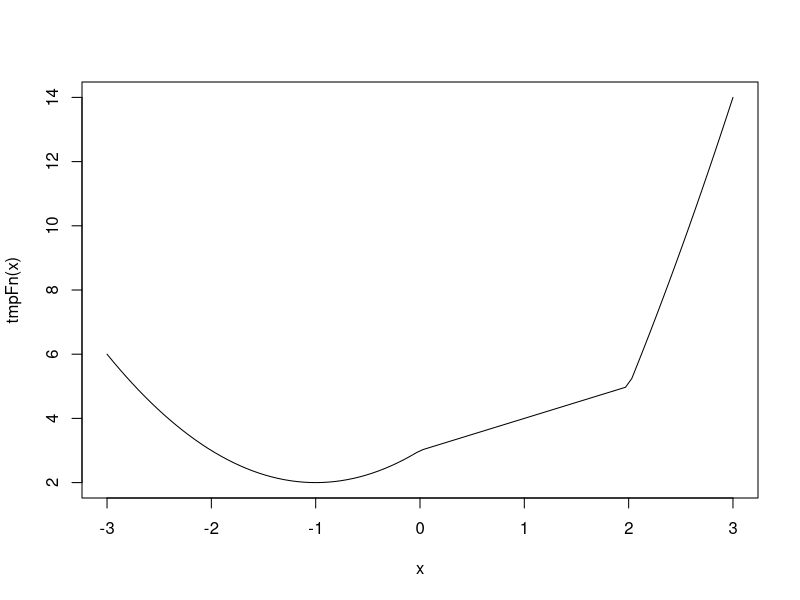
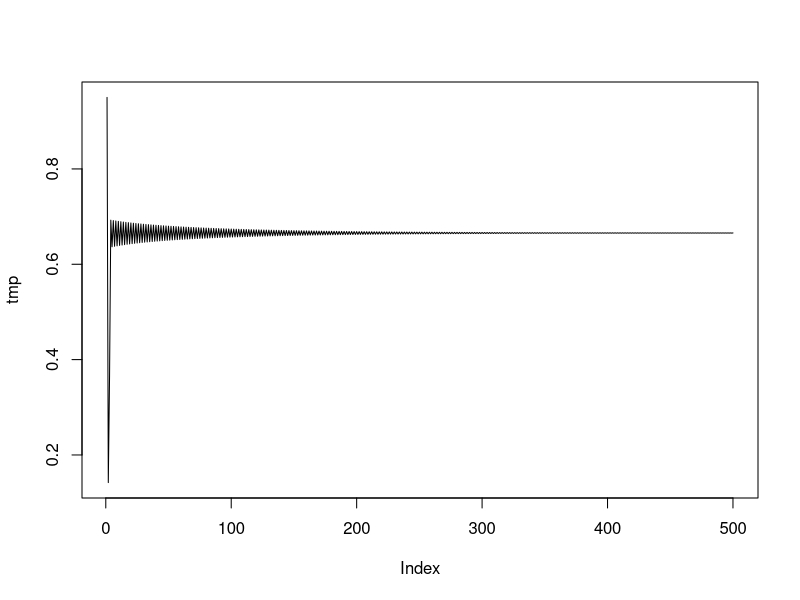
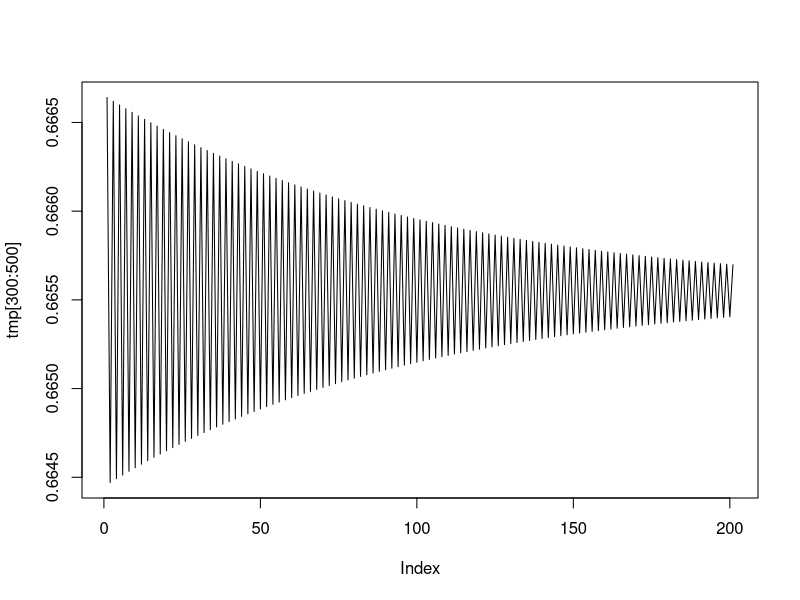

Reproduce these figures in R, in order.

#1.a

tmpFn1 <- function(xVec){ 
  
  return(xVec ^ (1 : length(xVec)))
  
}


tmpFn2 <- function(xVec){
  
  return((xVec ^ (1 : length(xVec))) / (1 : length(xVec)))
  
  }


#1.b

tmpFn3 <- function(x, n){
  
  return (1 + sum(x ^ (1 : n) / (1 : n)))
  
}

#2

tmpFn <- function(xVec){
 
 x <- xVec
  
 y <- c(1 : (length(x) - 2)) 
 
 for(i in 1 : (length(x) - 2)) {
   
   y[i] <- (x[i] + x[i + 1] + x[i + 2]) / 3 }
  
  return(y)
}

tmpFn(c(1 : 5, 6 : 1))

#or

tmpFn <- function(xVec)
{
   n  <- length(xVec)
   
   (xVec[1 : (n - 2)] + xVec[2 : (n - 1)] + xVec[3 : n]) / 3
   
   
}

tmpFn(c(1 : 5, 6 : 1))

#3

tmpFn <- function(xVec){

    ifelse(xVec < 0, xVec ^ 2 + 2 * xVec + 3, ifelse(xVec > 2, xVec ^ 2 + 4 * xVec - 7, xVec + 3))

  }

x <- seq(-3, 3, len=100) 

plot(x, tmpFn(x), type="l")

#4

mat_1 <- function(A){
  
  Ao <- as.vector(A)
  
  A1 <- ifelse(Ao %% 2 == 1, A * 2, A)
  
  return(matrix(A1, dim(A)))
  
}

A <- matrix(c(1, 1, 3, 5, 2, 5, -2, -1, -3), byrow= TRUE, nrow= 3)

mat_1(A)

#5
fun1 <- function(n, k){
  
  A1 <- diag(x = k, nrow = n)
  
  A1[abs(col(A1) - row(A1)) == 1] <- 1
  
  return(A1)
  
}

#6
quadrat <- function(alpha){
  
  return(1 + (alpha %% 360) %/% 90)
  
}

#7 

weekday <- function(day, month, year){
  
  month <- month -2
  
  if(month <= 0){
    
      month <- month + 12 
  
      year  <- year - 1
    
  }
  
  c <- year %/% 100
  
  y <- year - c * 100 

  f <- (as.integer(2.6 * month - 0.2) + day + y + as.integer(y / 4) + as.integer(c / 4) - 2 * c)

  return(c("Sunday", "Monday", "Tuesday", "Wednesday", "Thursday", "Friday", "Saturday")[f %% 7 + 1])
  
}

#in this case vectors don't work because of the if statement

#The problem gets solved introducing a logical variable

weekday <- function(day, month, year){
  
  tmp   <- month <= 2             #Boolean value that tells us whether the condition is true or not
  
  month <- month - 2 + 12 * tmp # 2 = Feb <- 2 - 2 + 12 = 12
  
  year  <- year - tmp
  
  c <- year %/% 100
  
  y <- year %% 100
  
  f <- (floor(2.6*month - 0.2) + day + y + (y %/% 4) + as.integer(c %/% 4) - 2 * c)
  
  return(c("Sunday", "Monday", "Tuesday", "Wednesday", "Thursday", "Friday", "Saturday")[f %% 7 + 1])}

#8.a
testLoop <- function(n){
  
if(n < 4) {return(NA)}
 
  nl <- c(1 : (n - 1))
  
  nl[1] <- 1
  nl[2] <- 2
  
  for(i in 3 : (n - 1))  {
    
    nl[i] <- (nl[i - 1] + 2 / nl[i - 1])
  }
  
  return(nl)
}

#8.b

testLoop2 <- function(yVec){

  
 nl <- c(1 : length(yVec))
 
 e1 <- rep(exp(1), length(yVec))
 
 return(sum((e1 ^ nl)))
  
}

#9.a

quadmap <- function(start, rho, niter){
  
  xVec <- rep(start, niter)

  for(i in 2 : niter)
    
  { xVec[i] = rho * start * (1 - start) 
    
    start = xVec[i]
  
  }
  
  xVec
  
}

tmp <- quadmap(start=0.95, rho=2.99, niter=500)

plot(tmp, type="l")

plot(tmp[300 : 500], type = "l")

#9.b

quadmap1 <- function(start, rho){
  
  
  diff <- 1
  
  i = 0
  while (diff > 0.02)
    
  { 
    i = i + 1
    
    xplus <- rho * start * (1 - start)
    
     diff <- abs(start - xplus)
    
    start <- xplus
    
  }
  
  i
  
}

quadmap1(0.95, 2.99)


#10.a

tmpFn <- function(xVec){
  
  
   n <- length(xVec)
  
  x1 <- xVec - mean(xVec)
  
  xVec1 <- x1[2 : n]
  xVec2 <- x1[1 : (n - 1)]
  
  r1 <- sum((xVec1 * xVec2)) / sum(x1 ^ 2)
  
  xVec1 <- x1[3 : n]
  xVec2 <- x1[1 : (n - 2)]
  
  r2 <- sum((xVec1 * xVec2)) / sum(x1 ^ 2)
  
  list(r1 = r1, r2 = r2)
  
}

xp <- seq(2, 56, by = 3)

tmpFn(xp)

#10.b

tmpFnG <- function(xVec, k)
{
  
  
  n  <- length(xVec)
  
  x1 <- xVec - mean(xVec)
  
  rk <- function(k){
    
  sum(x1[(k + 1) : n] * x1[1 : (n - k)]) / (sum(x1 ^ 2))   }
  
  c(1, sapply(seq(1 : k), rk))
                    
  
  
}
